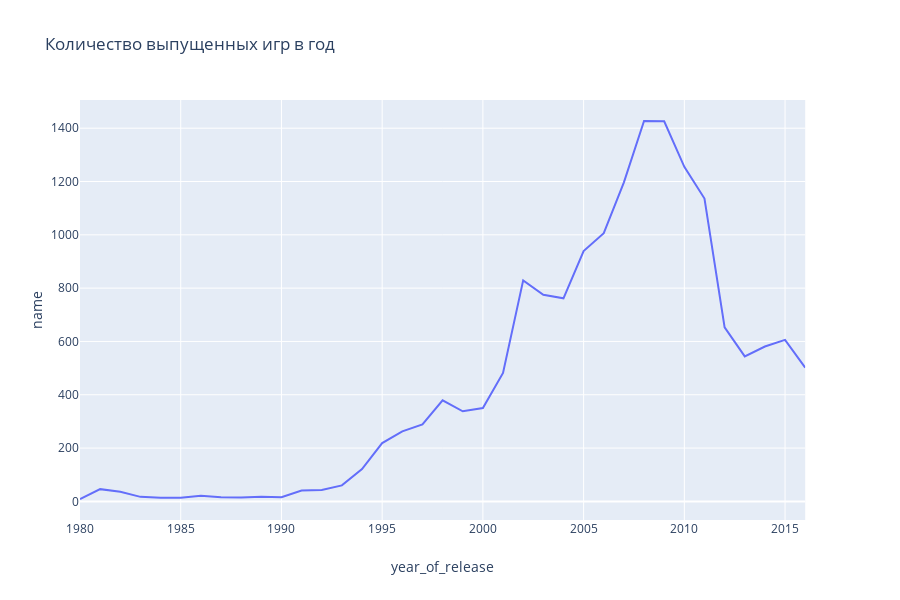

The notebook cell saved with this chart:
### Markdown cell above
### 2. Исследовательский анализ данных.

### Code cell
numb_games_yearly = games.pivot_table(index='year_of_release', values='name', aggfunc='count').reset_index()
fig = px.line(numb_games_yearly, x='year_of_release', y='name', title='Количество выпущенных игр в год')
fig.show()

### Figure 1 — Plotly figure (JSON) as saved in the notebook; plotly's stock layout.template omitted (floating-point values rounded to 4 significant figures)
{"data": [{"hoverlabel": {"namelength": 0}, "hovertemplate": "year_of_release=%{x}<br>name=%{y}", "legendgroup": "", "line": {"color": "#636efa", "dash": "solid"}, "mode": "lines", "name": "", "showlegend": false, "type": "scatter", "x": [1980, 1981, 1982, 1983, 1984, 1985, 1986, 1987, 1988, 1989, 1990, 1991, 1992, 1993, 1994, 1995, 1996, 1997, 1998, 1999, 2000, 2001, 2002, 2003, 2004, 2005, 2006, 2007, 2008, 2009, 2010, 2011, 2012, 2013, 2014, 2015, 2016], "xaxis": "x", "y": [9, 46, 36, 17, 14, 14, 21, 16, 15, 17, 16, 41, 43, 60, 121, 219, 263, 289, 379, 338, 350, 482, 829, 775, 762, 939, 1006, 1197, 1427, 1426, 1255, 1136, 653, 544, 581, 606, 502], "yaxis": "y"}], "layout": {"height": 600, "legend": {"tracegroupgap": 0}, "title": {"text": "Количество выпущенных игр в год"}, "xaxis": {"anchor": "y", "domain": [0, 0.98], "title": {"text": "year_of_release"}}, "yaxis": {"anchor": "x", "domain": [0, 1], "title": {"text": "name"}}}}
